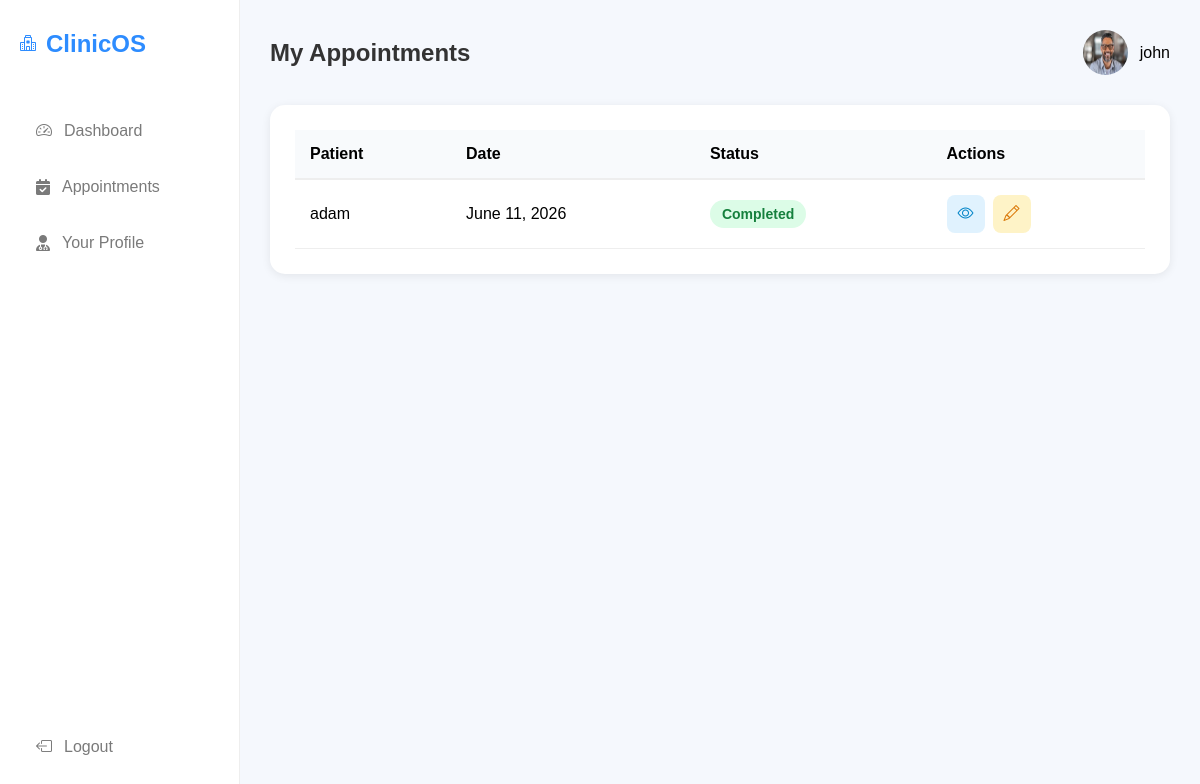
Page /doctor/appointments/ (signed in) on the earlier database version.
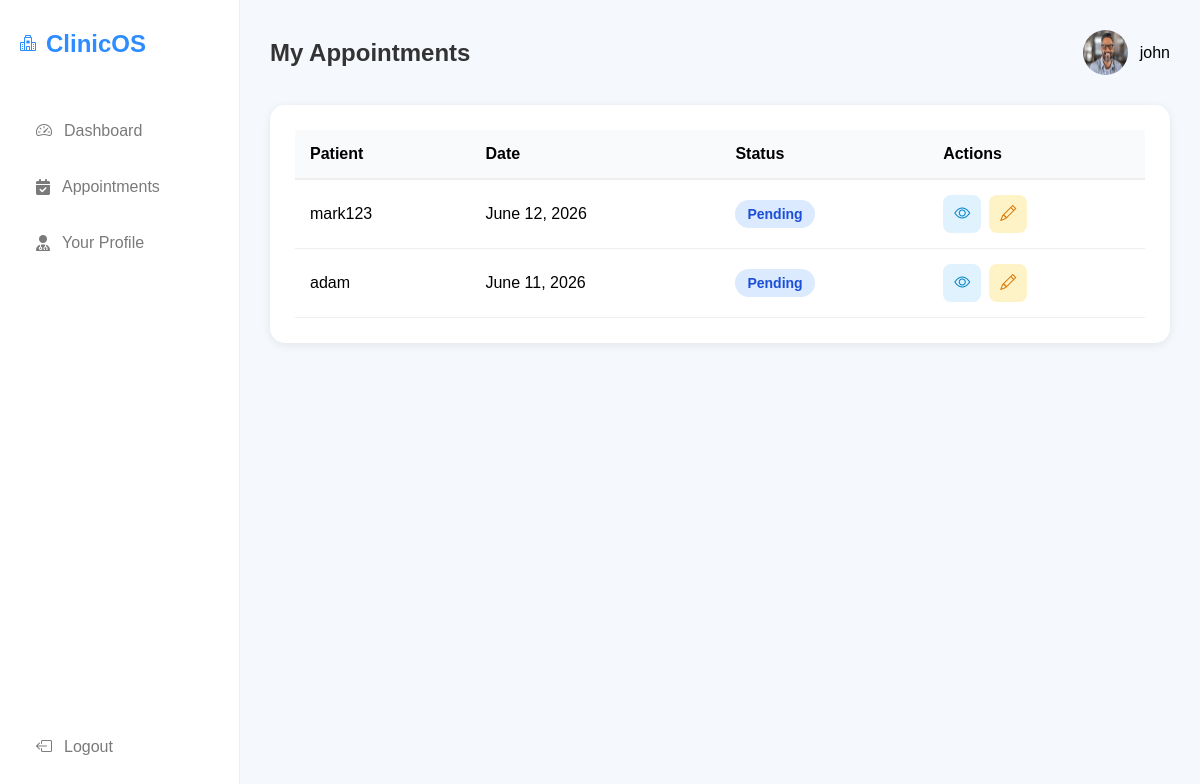
Same page on the later database version.
### managementsystem/models.py (models this page shows, shortened)
class Appointment(models.Model):
    doctor = models.ForeignKey(Doctor, on_delete=models.CASCADE)
    patient = models.ForeignKey(Patient, on_delete=models.CASCADE)
    appointment_date = models.DateField(default=timezone.now)
    appointment_time = models.TimeField(null=True,blank=True)
    reason = models.TextField(blank=True)
    STATUS_CHOICES = [('Pending', 'Pending'),('Completed', 'Completed'),]
    status = models.CharField(max_length=20,choices=STATUS_CHOICES,default='Pending')
    notes = models.TextField(blank=True)

class Patient(models.Model):
    user = models.OneToOneField(CustomUser,on_delete=models.CASCADE)
    gender_choices = (('male','Male'),('female','Female'),('other','Other'))
    gender = models.CharField(max_length=10,choices=gender_choices,default='male')
    age = models.IntegerField()
    phone = models.CharField(max_length=15)
    blood_group = models.CharField(max_length=5)
    photo = models.ImageField(upload_to='patients',default='default/default.png')
    def __str__(self):
        return self.user.username

class CustomUser(AbstractUser):
    ROLE_CHOICES = (
        ('admin', 'Admin'),
        ('doctor', 'Doctor'),
        ('patient', 'Patient'),
    )
    role = models.CharField(max_length=20, choices=ROLE_CHOICES,default='patient')

### managementsystem/views/doctor_views.py (the view)
# urls.py: path('doctor/appointments/',doctor_appointments,name='doctor_appointments'),
@login_required
def doctor_appointments(request):
    appointments = (Appointment.objects.filter(doctor=request.user.doctor).select_related('patient').order_by('-appointment_date'))
    context = {'appointments': appointments}
    return render(request,'doctor/appointments.html',context)

### managementsystem/templates/doctor/appointments.html (shortened to what this page needs)
{% extends 'doctor/base.html' %}
{% load static %}
{% block header %}My Appointments{% endblock %}
{%block profile%}
        <div class="profile">
            <img src="{{request.user.doctor.photo.url}}" alt=""style="width:45px;height:45px;border-radius:50%;">
            <span>{{request.user.username}}</span>
        </div>
{%endblock%}
{% block content %}
<div class="table-card">
    <div class="table-responsive">
    <table>
        <thead>
            <tr>
                <th>Patient</th>
                <th>Date</th>
                <th>Status</th>
                <th>Actions</th>
            </tr>
        </thead>
        <tbody>
            {% for appointment in appointments %}
            <tr>
                <td>{{ appointment.patient }}</td>
                <td>{{ appointment.appointment_date }}</td>
                <td>
                    {% if appointment.status == 'Completed' %}
                        <span class="status completed">
                            Completed
                        </span>
                    {% else %}
                        <span class="status scheduled">
                            Pending
                        </span>
                    {% endif %}
                </td>
               <td class="text-center">
                    <div class="action-buttons">
                        <a href="{% url 'doctor_view_appointment' appointment.id %}"
                           class="view-btn"
                           title="View">
                            <i class="bi bi-eye"></i>
                        </a>
                        <a href="{% url 'doctor_update_appointment' appointment.id %}"
                           class="edit-btn"
                           title="Edit">
                            <i class="bi bi-pencil"></i>
                        </a>
                    </div>
                </td>
            </tr>
            {% empty %}
            <tr>
                <td colspan="4" class="empty-state">
                    No appointments found.
                </td>
            </tr>
            {% endfor %}
        </tbody>
    </table>
    </div>
</div>
{% endblock %}

Differences in the rows shown:
added Appointment: patient "mark123", appointment_date "June 12, 2026", status "Pending"
changed Appointment "June 11, 2026": status "Completed" → "Pending"
